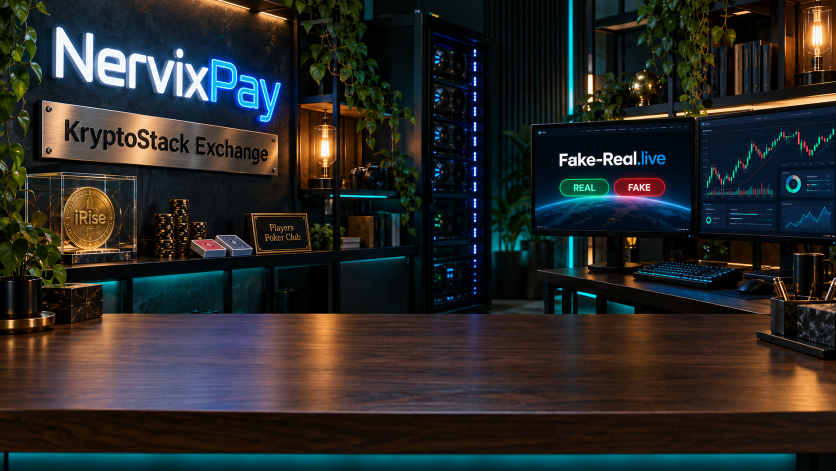
#> input picture assets/studio/plate-landscape-final.png, 1672 x 941 px, found by its file name (shown at 1/2 size)
$ python -i render.py   (imports and definitions only)
#> lines starting #> are read from the running program, lines starting #| are printed output that depends on the picture; after the words box and inside, x2 and y2 are one past the last pixel; in counts of white or black regions, pixels touching at a corner belong together
"""DansLab — AI Business Network: compose the final video from the HeyGen render.

Avatar segments: Dan cut out (masks/) and seated in the DansLab studio plate, desk in front.
Card segments: the real sites (stills/) in a large card over the blurred studio, Dan in a small
circle (his own lip-synced voice throughout, so the lip-sync rule holds either way).
Audio: the HeyGen track, untouched in time; loudness-normalised at the end.
"""

import json
import subprocess
import sys
from pathlib import Path

import cv2
import numpy as np
from PIL import Image, ImageDraw, ImageFilter, ImageFont

W = Path(sys.argv[1])
OUT = Path(sys.argv[2]) if len(sys.argv) > 2 else W / 'danslab-network.mp4'
PREVIEW = '--preview' in sys.argv  # every 5th second only, for checking
PREVIEW_EVERY = 5
SCENES = next(([int(x) for x in a.split('=')[1].split(',')] for a in sys.argv if a.startswith('--scenes=')), None)  # re-render only these scenes (1-based) into WORKDIR/patches/
UNTIL = next((float(a.split('=')[1]) for a in sys.argv if a.startswith('--until=')), None)  # render only the start (video only)
WW, HH, FPS = 1920, 1080, 25
STUDIO = Path('/home/claude/streamstudio/assets/studio')
FONT = '/usr/share/fonts/opentype/inter/Inter-{}.otf'
# [1 line not run here, left out]
SRC = W / 'heygen.mp4'
# [1 line that did not run here, left out]


def font(size, weight='SemiBold'):
    return ImageFont.truetype(FONT.format(weight), size)


# [5 lines left out: function cover, not called in this run]


# [2 lines not run here, left out]
# [1 line that did not run here, left out]
# [1 line that did not run here, left out]
# [1 line not run here, left out]
# [1 line that did not run here, left out]
HANDS_IN_CLIP = 0.85
# [1 line that did not run here, left out]

# ------------------------------------------------------------------ segment plan
# kind: 'avatar' (full studio) or 'card' (site card + circle).  zoom: (cx, cy, z_end) on the plate.
PLAN = [
    dict(kind='avatar', title=('DansLab', 'The AI Business Network'), lower=None),
    dict(kind='avatar', lower=('Dan', 'DansLab')),
    dict(kind='card', still='streamstudio.png', tag='StreamStudio · made in our own studio'),
    dict(kind='card', still='fakereal-home.png', tag='fake-real.live', intro_zoom=(0.73, 0.36)),
    dict(kind='card', still='fakereal-real.png', tag='fake-real.live · the Real side'),
    dict(kind='card', still='nervixpay-hero.png', tag='nervixpay.live'),
    dict(kind='card', still='nervixpay-reasons.png', tag='nervixpay.live · 0.2% per payment, at most $2'),
    dict(kind='avatar', lower=('Zmarty', 'AI trading companion')),
    dict(kind='avatar', lower=('KryptoStack Exchange', None), zoom=(0.26, 0.61, 1.30)),
    dict(kind='avatar', lower=('iRise Coin', None), zoom=(0.20, 0.62, 1.42), zoom_from=(0.26, 0.61, 1.30)),
    dict(kind='avatar', chips=['Fake-Real', 'NervixPay', 'Zmarty', 'KryptoStack', 'iRise']),
    dict(kind='card', still='market-home.png', tag='nervix-market.vercel.app'),
    dict(kind='card', still='market-directory.png', tag='Nervix Market · the directory'),
    dict(kind='card', still='nervixpay-checkout.png', tag='10 USD membership · USDT or USDC · NervixPay'),
    dict(kind='card', still='market-listing.png', tag='Your own page in the network'),
    dict(kind='avatar', lower=('Join the AI Business Network', 'nervix-market.vercel.app')),
    dict(kind='avatar', endcard=True),
]
# [3 lines not run here, left out]


# [5 lines left out: function seg_at, not called in this run]


def ease(x):
    x = min(max(x, 0.0), 1.0)
    return x * x * (3 - 2 * x)


# ------------------------------------------------------------------ masks
_mask_cache = {}


# [60 lines left out: functions mask_for, studio, zoom, not called in this run]


_stills = {}


def card_img(name):
    if name not in _stills:
        im = Image.open(W / 'stills' / name).convert('RGB')
        im = cover(im, 1306, 735) if abs(im.width / im.height - 16 / 9) > 0.01 else im
        _stills[name] = np.asarray(im.resize((1400, 788), Image.LANCZOS)).astype(np.float32)
    return _stills[name]


def rounded_mask(w, h, r):
#> called with w = 1400, h = 788, r = 22
    m = Image.new('L', (w, h), 0)
#> m: PIL image 1400x788 L; every value is 0
    ImageDraw.Draw(m).rounded_rectangle((0, 0, w - 1, h - 1), r, fill=255)
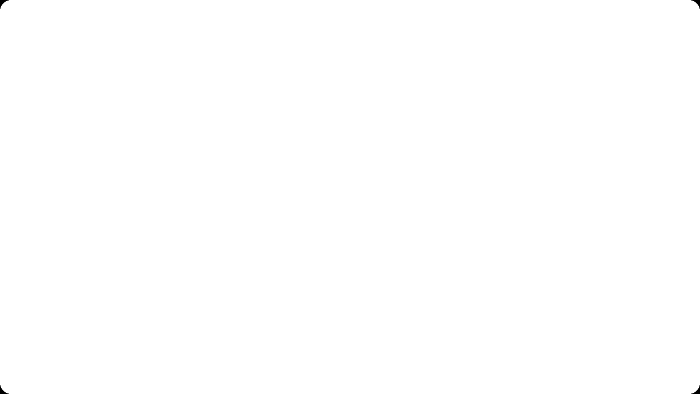
#> m: PIL image 1400x788 L (shown at 1/2 size); 100% white; 4 black regions, box (x1, y1, x2, y2) and area: (0, 0, 18, 18) 111, (1382, 0, 1400, 18) 111, (0, 770, 18, 788) 111, (1382, 770, 1400, 788) 111
    return np.asarray(m).astype(np.float32)[..., None] / 255.0


CARD_W, CARD_H, CARD_X, CARD_Y = 1400, 788, 440, 150
card_round = rounded_mask(CARD_W, CARD_H, 22)
shadow = np.zeros((HH, WW), np.float32)
shadow[CARD_Y + 18:CARD_Y + CARD_H + 18, CARD_X:CARD_X + CARD_W] = 1
shadow = cv2.GaussianBlur(shadow, (0, 0), 28)[..., None] * 0.55

CIRCLE = 300
CX0, CY0 = 92, HH - 92 - CIRCLE
circ = np.zeros((CIRCLE, CIRCLE), np.float32)
# [1 line not run here, left out]
circ = cv2.GaussianBlur(circ, (0, 0), 2.2)[..., None]  # soft edge, no frame: nothing draws the eye to the lips
ring = np.zeros((CIRCLE + 12, CIRCLE + 12), np.float32)
# [1 line not run here, left out]
ring = ring[..., None]
RING_RGB = np.array([45, 226, 196], np.float32)


def neon_frame(x, y, w, h, r=22, width=3, blur=16):
    """A neon rim (teal → violet) with its glow, as additive RGB."""
#> called with x = 440, y = 150, w = 1400, h = 788, r = 22, width = 3, blur = 16
    m = Image.new('L', (WW, HH), 0)
#> m: PIL image 1920x1080 L; every value is 0
    ImageDraw.Draw(m).rounded_rectangle((x - 2, y - 2, x + w + 1, y + h + 1), r + 2, outline=255, width=width)
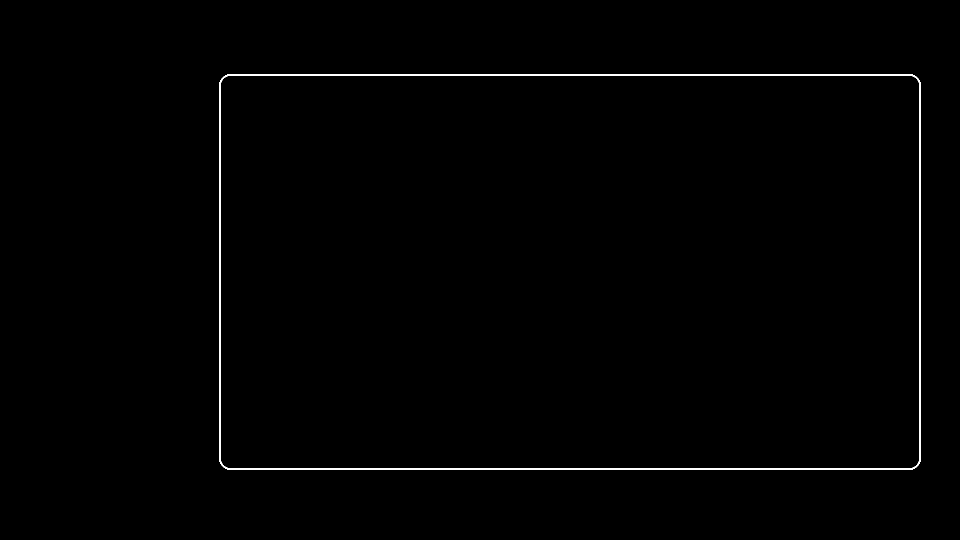
#> m: PIL image 1920x1080 L (shown at 1/2 size); 0.63% white; 1 white region, box (x1, y1, x2, y2) and area: (438, 148, 1842, 940) 13008
    m = np.asarray(m).astype(np.float32) / 255.0
    grad = np.linspace(0, 1, WW, dtype=np.float32)[None, :, None]
    col = np.array([45, 226, 196], np.float32) * (1 - grad) + np.array([140, 100, 255], np.float32) * grad
    glow = cv2.GaussianBlur(m, (0, 0), blur) * 2.2 + cv2.GaussianBlur(m, (0, 0), 4) * 0.9
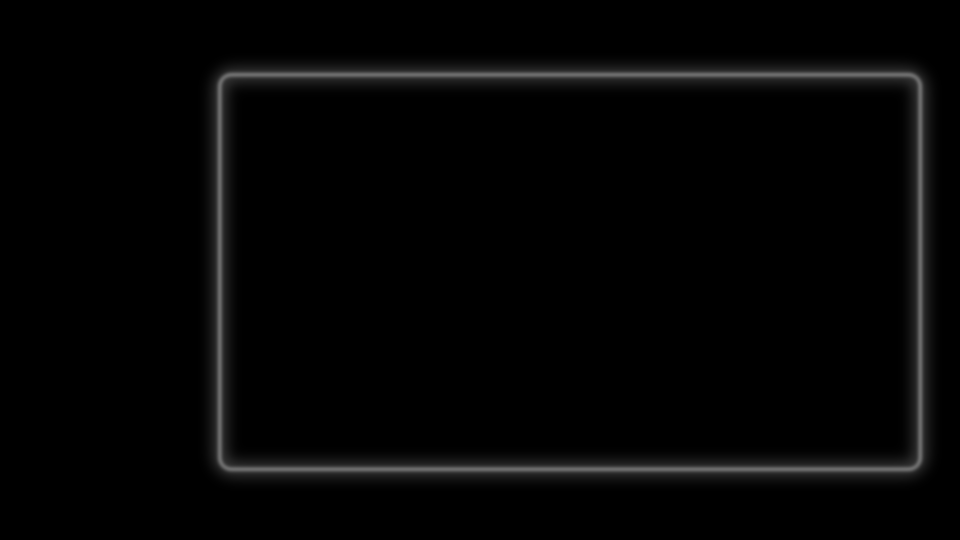
#> glow: shape (1080, 1920) float32 (shown at 1/2 size); min 0, max 0.432, mean 0.0194
    return col * np.clip(glow, 0, 1.4)[..., None], col * m[..., None], m[..., None]


NEON_GLOW, NEON_RGB, NEON_A = neon_frame(CARD_X, CARD_Y, CARD_W, CARD_H)
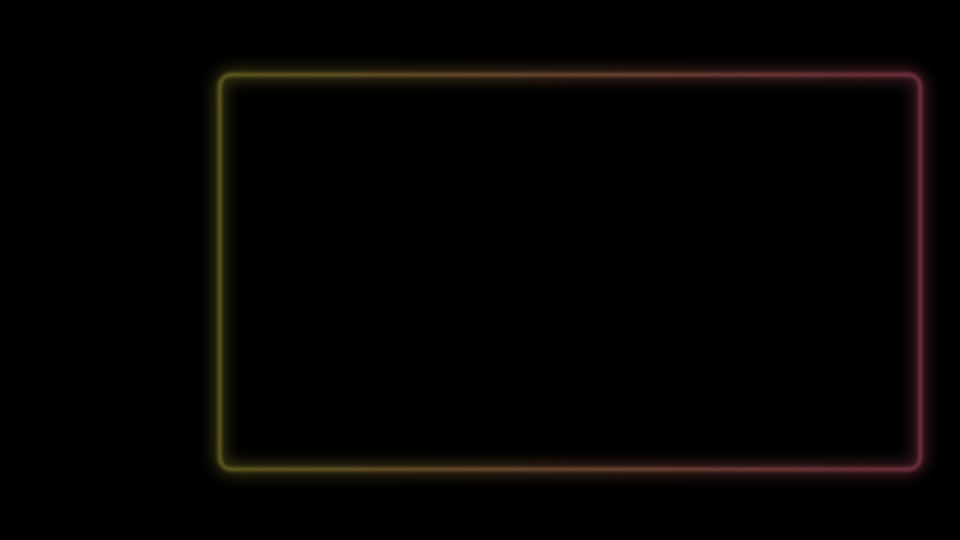
#> NEON_GLOW: shape (1080, 1920, 3) float32 (shown at 1/2 size); mean of channels 0, 1, 2 2, 2.9, 4.5; drawn as B, G, R


class CardVideo:
    """A motion card (HyperFrames render, CARD_W x CARD_H, 25 fps), read forward frame by frame."""
    _open = {}

    def __init__(self, path):
        self.path, self.cap, self.i, self.last = path, None, -1, None

    # [58 lines left out: functions get, frame, card_layer, not called in this run]


# ------------------------------------------------------------------ text overlays (PIL, cached per text)
_txt = {}


# [25 lines left out: functions text_rgba, overlay, tag_draw, not called in this run]


TABLE_BOTTOM = 1004  # where cards stand on the desk (just in front of Dan's hands)
_tc = {}


# [72 lines left out: functions table_card, place_table_card, table_glow, not called in this run]


WHITE, TEAL, MUTED = (242, 244, 250), (45, 226, 196), (170, 176, 196)


# ------------------------------------------------------------------ main loop
# [165 lines left out: functions compose, glitch, main, render_scenes, not called in this run]


# [2 lines not run here, left out]

>>> result = card_img('../../assets/studio/plate-landscape-final.png')
#> in card_img, im is the input picture: PIL image 1672x941 RGB; mean R, G, B 41.4, 41.6, 39.9
#> in card_img, `return _stills[name]`:
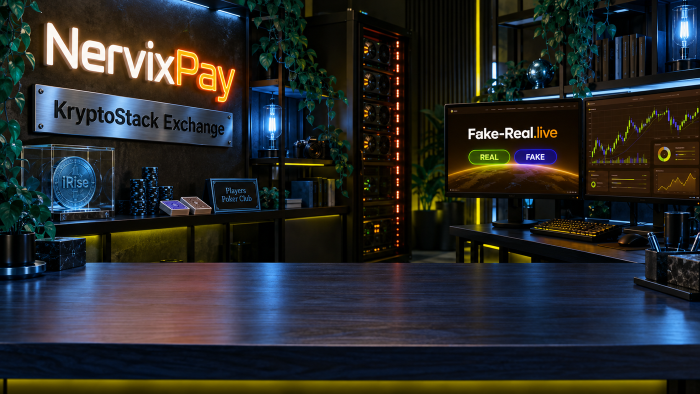
#> returned value: shape (788, 1400, 3) float32 (shown at 1/2 size); mean of channels 0, 1, 2 41.4, 41.6, 39.9; drawn as B, G, R
